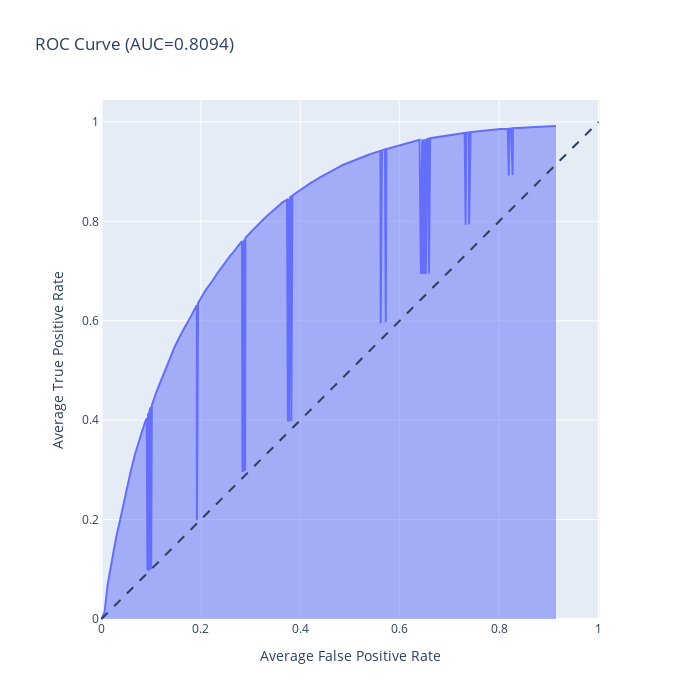

Notebook code for this chart:
### Code cell
# Calculate the (1) average false positive rate, (2) average true positive rate

# Get the maximum length of the arrays in the list
max_length_fpr = max(len(a) for a in fpr_values)
max_length_tpr = max(len(a) for a in tpr_values)

# Pad each array in the list with zeros so that they have the same length
padded_fpr = np.array([np.pad(a, (0, max_length_fpr - len(a)), mode='constant') for a in fpr_values])
padded_tpr = np.array([np.pad(a, (0, max_length_tpr - len(a)), mode='constant') for a in tpr_values])

weights = [len(test_index) / len(y) for _, test_index in skf.split(X,y)]
avg_auc_roc = np.average(auc_roc_scores, weights=weights, axis=0)
avg_fpr_value = np.average(padded_fpr, weights=weights, axis=0)
avg_tpr_value = np.average(padded_tpr, weights=weights, axis=0)

# Plot AUC using area chart
fig = px.area(
    x = avg_fpr_value, y = avg_tpr_value,
    title = f'ROC Curve (AUC={avg_auc_roc:.4f})',
    labels = dict(x = 'Average False Positive Rate', y = 'Average True Positive Rate'),
    width = 700, height = 700
)

# This part adds formatting & plots the dashed line at AUC=0.5 
fig.add_shape(type='line', line=dict(dash='dash'), x0=0, x1=1, y0=0, y1=1)
fig.update_yaxes(scaleanchor="x", scaleratio=1)
fig.update_xaxes(constrain='domain')

fig.show()

### Figure 1 — Plotly figure (JSON) as saved in the notebook; plotly's stock layout.template omitted (floating-point values rounded to 4 significant figures; data arrays with more than 128 entries replaced by an {"elided": "..."} marker saying what was removed)
{"data": [{"fillpattern": {"shape": ""}, "hovertemplate": "Average False Positive Rate=%{x}<br>Average True Positive Rate=%{y}<extra></extra>", "legendgroup": "", "line": {"color": "#636efa"}, "marker": {"symbol": "circle"}, "mode": "lines", "name": "", "orientation": "v", "showlegend": false, "stackgroup": "1", "type": "scatter", "x": {"elided": "497 float values"}, "xaxis": "x", "y": {"elided": "497 float values"}, "yaxis": "y"}], "layout": {"height": 700, "legend": {"tracegroupgap": 0}, "shapes": [{"line": {"dash": "dash"}, "type": "line", "x0": 0, "x1": 1, "y0": 0, "y1": 1}], "title": {"text": "ROC Curve (AUC=0.8094)"}, "width": 700, "xaxis": {"anchor": "y", "constrain": "domain", "domain": [0, 1], "title": {"text": "Average False Positive Rate"}}, "yaxis": {"anchor": "x", "domain": [0, 1], "scaleanchor": "x", "scaleratio": 1, "title": {"text": "Average True Positive Rate"}}}}
